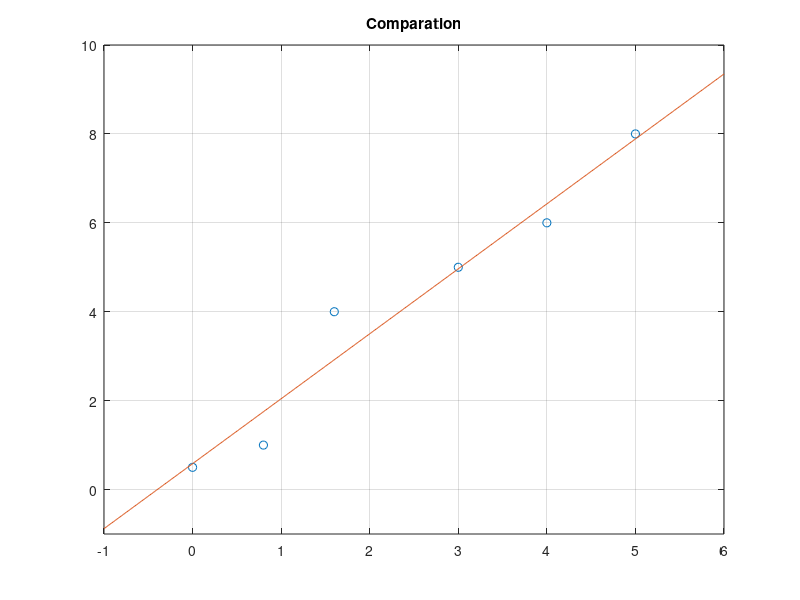

The MATLAB script that drew this image: (Note: this script raises an error after producing the figure.)
%% INPUT
epoch = 100;
X = [1 0.0
     1 0.8
     1 1.6
     1 3.0
     1 4.0
     1 5.0];
d = [0.5 1 4 5 6 8]';
W = [0.5;0.5];
speed = 0.01;

%% MAIN CODE
for n = 0 : epoch
    for i = 1:length(d)
        e = d(i) - X(i,:) * W;
        W = W + e * speed * X(i,:)';
        w1(n+1) = W(1);
        w2(n+1) = W(2);
    end
end
%% OUTPUT
plot([0 0.8 1.6 3 4 5],[0.5 1 4 5 6 8],'o');
grid on;
hold on;
axis([-1,6,-1,10]);
s = sprintf('Comparation');
title(s);
x = -1:.01:6;
y1 = x*W(2)+W(1);
y2 = x*1.47+0.555;
plot(x,y1);
hold on;
plot(x,y2,:);
legend('point','y1(LMS)','y2(LLS)');
